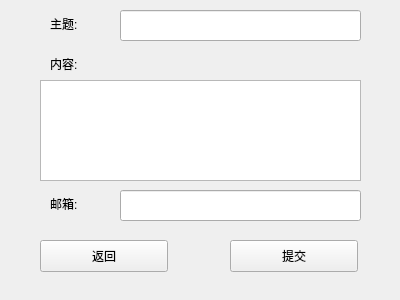
<?xml version="1.0" encoding="UTF-8"?>
<ui version="4.0">
 <class>StudentFeedback</class>
 <widget class="QWidget" name="StudentFeedback">
  <property name="geometry">
   <rect>
    <x>0</x>
    <y>0</y>
    <width>400</width>
    <height>300</height>
   </rect>
  </property>
  <property name="windowTitle">
   <string>Form</string>
  </property>
  <widget class="QTextEdit" name="textEdit">
   <property name="geometry">
    <rect>
     <x>40</x>
     <y>80</y>
     <width>321</width>
     <height>101</height>
    </rect>
   </property>
  </widget>
  <widget class="QPushButton" name="pushButton">
   <property name="geometry">
    <rect>
     <x>40</x>
     <y>240</y>
     <width>128</width>
     <height>32</height>
    </rect>
   </property>
   <property name="text">
    <string>返回</string>
   </property>
  </widget>
  <widget class="QPushButton" name="pushButton_2">
   <property name="geometry">
    <rect>
     <x>230</x>
     <y>240</y>
     <width>128</width>
     <height>32</height>
    </rect>
   </property>
   <property name="text">
    <string>提交</string>
   </property>
  </widget>
  <widget class="QLineEdit" name="lineEditYoux">
   <property name="geometry">
    <rect>
     <x>120</x>
     <y>190</y>
     <width>241</width>
     <height>31</height>
    </rect>
   </property>
  </widget>
  <widget class="QLineEdit" name="lineEdit_zhut">
   <property name="geometry">
    <rect>
     <x>120</x>
     <y>10</y>
     <width>241</width>
     <height>31</height>
    </rect>
   </property>
  </widget>
  <widget class="QLabel" name="label_zt">
   <property name="geometry">
    <rect>
     <x>50</x>
     <y>10</y>
     <width>48</width>
     <height>28</height>
    </rect>
   </property>
   <property name="text">
    <string>主题:</string>
   </property>
  </widget>
  <widget class="QLabel" name="label_youx">
   <property name="geometry">
    <rect>
     <x>50</x>
     <y>190</y>
     <width>48</width>
     <height>28</height>
    </rect>
   </property>
   <property name="text">
    <string>邮箱:</string>
   </property>
  </widget>
  <widget class="QLabel" name="label_zt_2">
   <property name="geometry">
    <rect>
     <x>50</x>
     <y>50</y>
     <width>51</width>
     <height>28</height>
    </rect>
   </property>
   <property name="text">
    <string>内容:</string>
   </property>
  </widget>
 </widget>
 <resources/>
 <connections/>
</ui>
